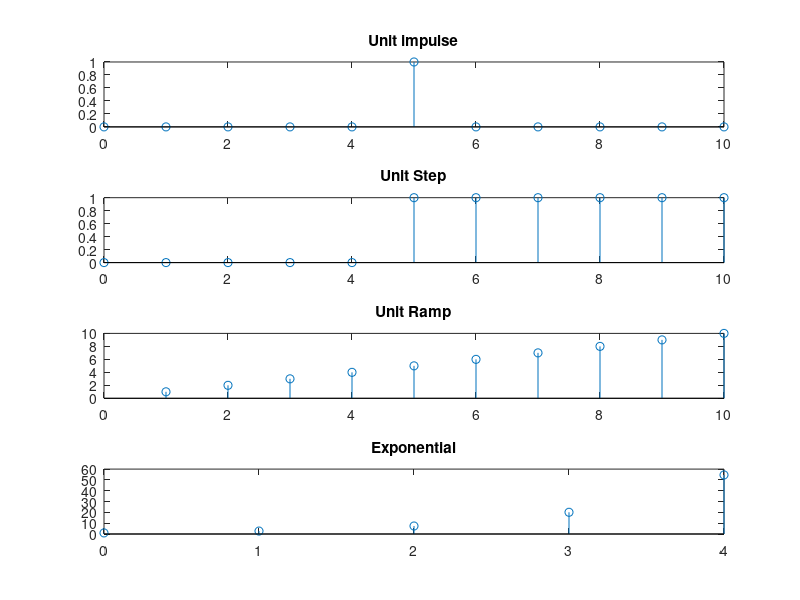

This chart was generated by the following MATLAB code:
clc;
%Unit sample/ impulse sequence
n1=10;
n2=0:n1;
k=5;
x=[(n2-k)==0];
subplot(4,1,1);
stem(n2,x);
title('Unit impulse');


% Unit Step
n1=10; % N value
n2=0:n1;
k=5;
x=[(n2-k)>=0];
subplot(4,1,2);
%plot(x);
stem(n2,x);
title('Unit Step');

%ramp
n1=10; % N value
n2=1:n1;
subplot(4,1,3);
stem(n2,n2);
title('Unit Ramp');

%exp
n1=4;%length of exponential sequence
n2=0:n1;
A=1;%value
y=exp(A*n2);
subplot(4,1,4);
stem(n2,y);
title('Exponential');
